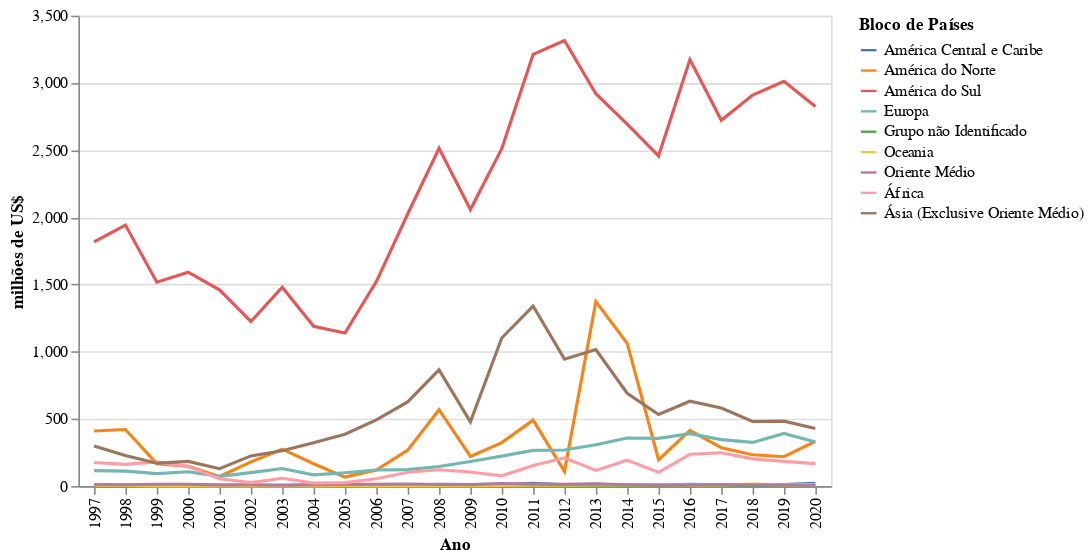

Notebook code cell kept with this figure:
### Markdown cell above
### Agro por Bloco de Origem

### Code cell
fig = (
    alt.Chart(
        df_imp[(df_imp['CO_ANO'] != 2021) &
               (df_imp['NO_ISIC_SECAO'] == "Agropecuária")]
        .groupby(['CO_ANO', 'NO_BLOCO'])['VL_FOB'].sum()
        .reset_index()
    ).mark_line(point=True).encode(
        alt.X('CO_ANO:N', title='Ano'),
        alt.Y('FOB:Q', title='milhões de US$'),
        alt.Color('NO_BLOCO', title='Bloco de Países'),
        alt.Tooltip(['CO_ANO:N', 'FOB:Q', 'NO_BLOCO:N'])
    ).transform_calculate(FOB='datum.VL_FOB/1000000')
)
fig

### Figure 1 — Vega-Lite specification as saved in the notebook (floating-point values rounded to 4 significant figures; data arrays with more than 128 entries replaced by an {"elided": "..."} marker saying what was removed)
{"config": {"view": {"continuousWidth": 400, "continuousHeight": 300}}, "data": {"name": "data-c2fbfa9413fbd54e3d3b2fe33c416164"}, "mark": "line", "encoding": {"color": {"type": "nominal", "field": "NO_BLOCO", "title": "Bloco de Países"}, "tooltip": [{"type": "nominal", "field": "CO_ANO"}, {"type": "quantitative", "field": "FOB"}, {"type": "nominal", "field": "NO_BLOCO"}], "x": {"type": "nominal", "field": "CO_ANO", "title": "Ano"}, "y": {"type": "quantitative", "field": "FOB", "title": "milhões de US$"}}, "transform": [{"calculate": "datum.VL_FOB/1000000", "as": "FOB"}], "$schema": "https://vega.github.io/schema/vega-lite/v4.8.1.json", "datasets": {"data-c2fbfa9413fbd54e3d3b2fe33c416164": {"elided": "216 records"}}}
